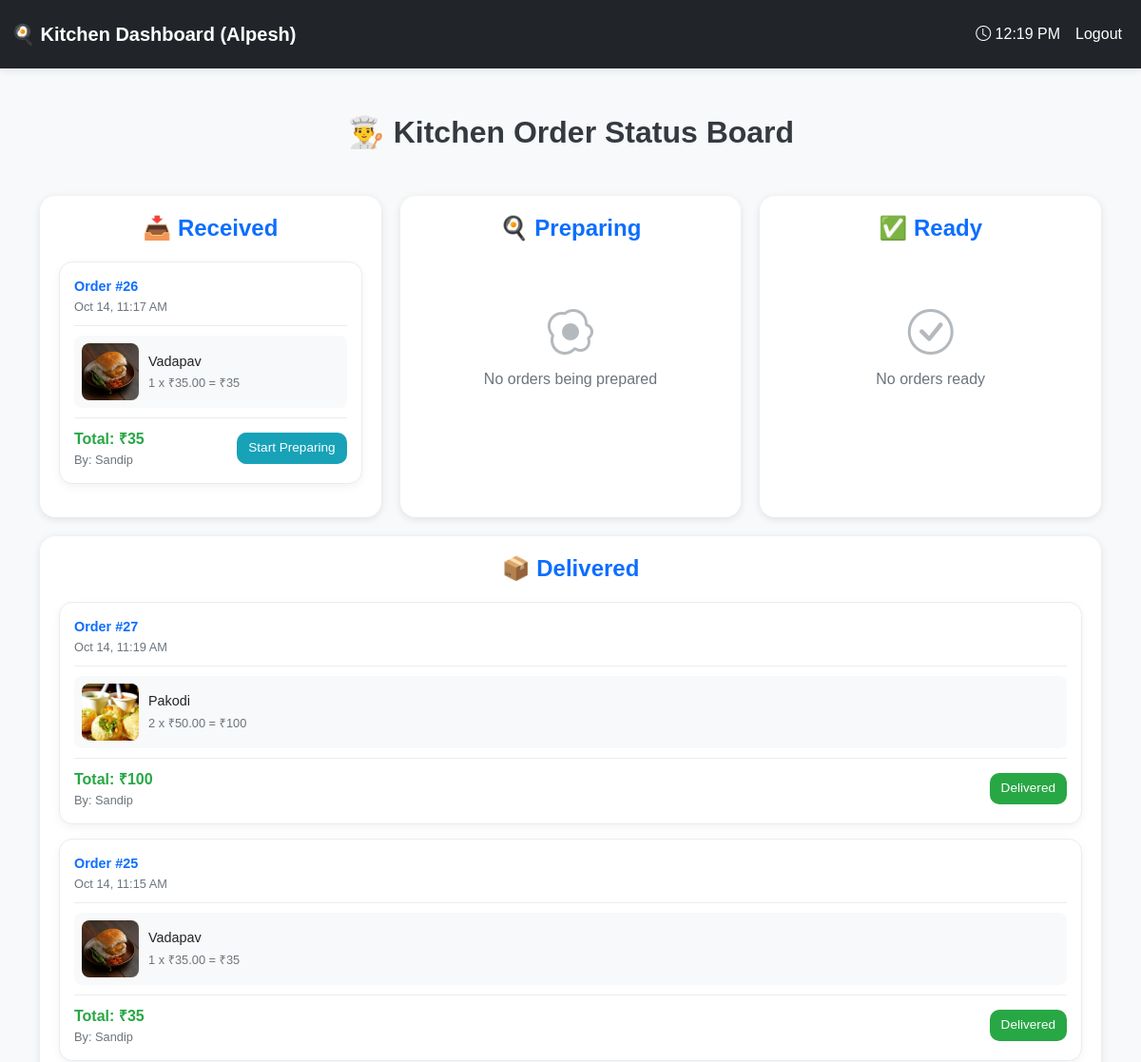
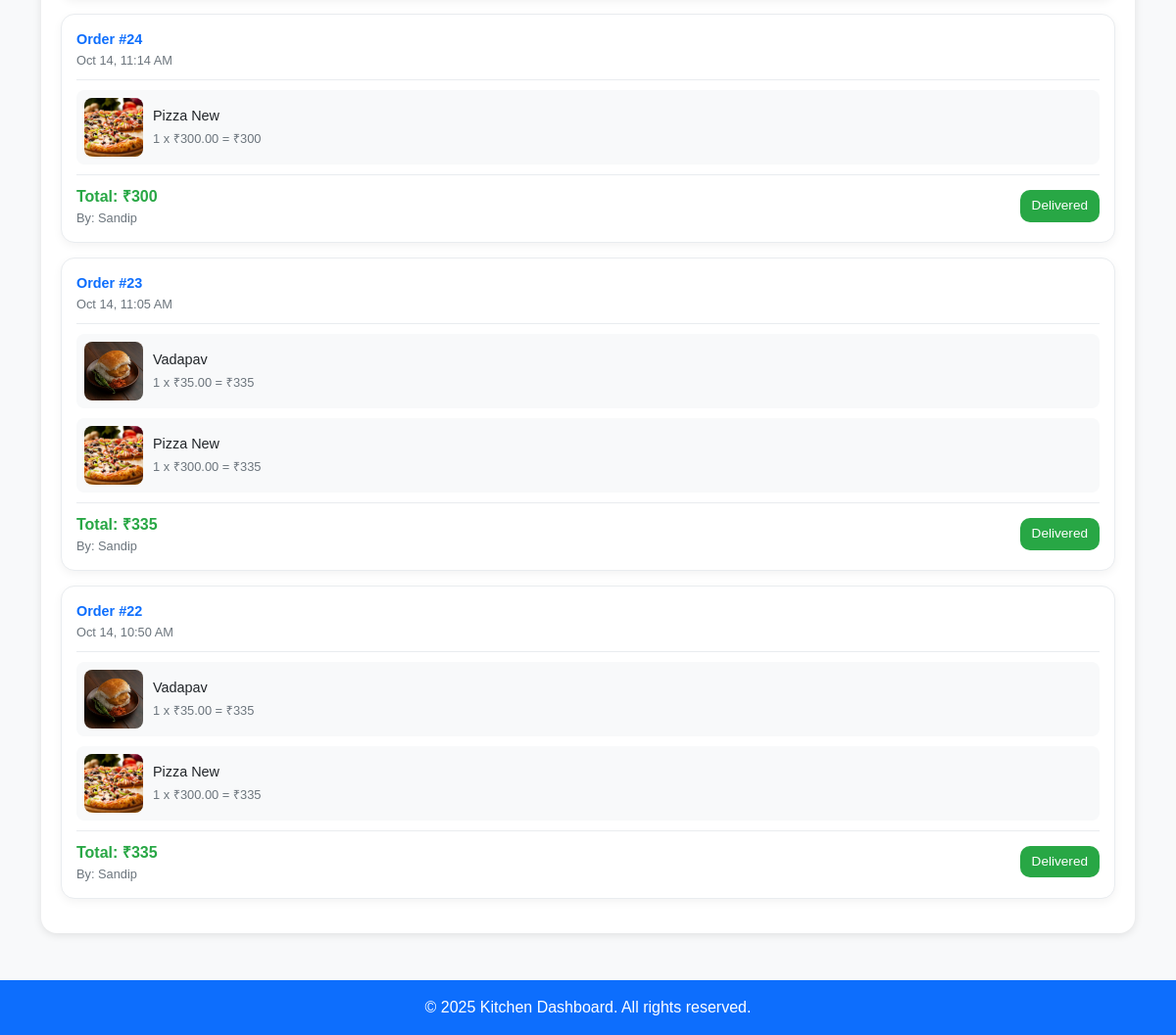
Page /index.php (signed in) on the committed database (2 pictures, top to bottom).
### tables this page shows
CREATE TABLE `order` (
  `id` int(11) NOT NULL,
  `pid` int(11) NOT NULL,
  `uid` int(11) NOT NULL,
  `qty` varchar(20) NOT NULL,
  `amt` varchar(50) NOT NULL,
  `status` varchar(100) NOT NULL DEFAULT 'Received',
  `date` datetime NOT NULL DEFAULT current_timestamp()
);

CREATE TABLE `items` (
  `id` int(11) NOT NULL,
  `name` varchar(100) NOT NULL,
  `category` varchar(50) NOT NULL,
  `price` decimal(10,2) NOT NULL,
  `quantity` int(11) NOT NULL,
  `stockqty` varchar(50) NOT NULL,
  `image` varchar(255) NOT NULL,
  `status` enum('Active','InActive') DEFAULT 'Active',
  `remarks` text NOT NULL,
  `enter_datetime` timestamp NOT NULL DEFAULT current_timestamp()
);

CREATE TABLE `order_items` (
  `id` int(11) NOT NULL,
  `order_id` int(11) NOT NULL,
  `product_id` int(11) NOT NULL,
  `quantity` varchar(10) NOT NULL,
  `price` float(15,2) NOT NULL,
  `total` float(15,2) NOT NULL
);

### employeeDashboard.php (the view, shortened to what this page needs)
<?php
$detailed_sql = "SELECT
                  o.id as order_id,
                  o.uid,
                  o.amt,
                  o.status,
                  o.date,
                  s.firstname AS student_name,
                  i.name as item_name,
                  i.image,
                  oi.quantity,
                  oi.price,
                  oi.total
                FROM `order` o
                JOIN users s ON o.uid = s.id
                JOIN order_items oi ON o.id = oi.order_id
                JOIN items i ON oi.product_id = i.id
                ORDER BY o.date DESC, oi.id ASC";
$detailed_query = mysqli_query($conn, $detailed_sql);
$detailed_orders = [];
while ($row = mysqli_fetch_assoc($detailed_query)) {
    $order_id = $row['order_id'];
    if (!isset($detailed_orders[$order_id])) {
        $detailed_orders[$order_id] = [
            'order_id' => $row['order_id'],
            'uid' => $row['uid'],
            'amt' => $row['amt'],
            'status' => $row['status'],
            'date' => $row['date'],
            'student_name' => $row['student_name'],
            'items' => []
        ];
    }
    $detailed_orders[$order_id]['items'][] = [
        'name' => $row['item_name'],
        'image' => $row['image'],
        'quantity' => $row['quantity'],
        'price' => $row['price'],
        'amt' => $row['amt']
    ];
}
?>
<!DOCTYPE html>
<html lang="en">
<head>
<link href="https://cdn.jsdelivr.net/npm/bootstrap@5.3.3/dist/css/bootstrap.min.css" rel="stylesheet">
<link href="https://cdn.jsdelivr.net/npm/bootstrap-icons/font/bootstrap-icons.css" rel="stylesheet">
</head>
<body class="d-flex flex-column min-vh-100">
<nav class="navbar navbar-expand-lg navbar-dark bg-dark py-3">
  <div class="container-fluid">
    <a class="navbar-brand fw-bold" href="index.php">
      🍳 Kitchen Dashboard (<?php echo $_SESSION['employee']['firstname']; ?>)
    </a>
    <div class="collapse navbar-collapse" id="navbarNav">
      <ul class="navbar-nav ms-auto">
        <li class="nav-item">
          <span class="nav-link text-white">
            <i class="bi bi-clock"></i> <?php echo date('h:i A'); ?>
          </span>
        </li>
        <li class="nav-item"><a class="nav-link text-white" href="logout.php">Logout</a></li>
      </ul>
    </div>
  </div>
</nav>
<div class="container py-5">
  <h2 class="text-center mb-5">👨‍🍳 Kitchen Order Status Board</h2>
  <div class="kanban-board">
    <div class="kanban-column">
      <h4>📥 Received</h4>
      <div id="received-column">
        <?php
        $received_orders = array_filter($detailed_orders, function($order) {
          return strtolower($order['status']) == 'received' || strtolower($order['status']) == 'pending';
        });
        if (empty($received_orders)): ?>
          <div class="empty-state">
            <i class="bi bi-inbox"></i>
            <p>No orders received</p>
          </div>
        <?php else: ?>
          <?php foreach ($received_orders as $order): ?>
            <div class="order-card" data-id="<?php echo $order['order_id']; ?>">
              <div class="order-header">
                <div class="order-id">Order #<?php echo $order['order_id']; ?></div>
                <div class="order-date"><?php echo date('M j, g:i A', strtotime($order['date'])); ?></div>
              </div>
              <?php foreach ($order['items'] as $item): ?>
                <div class="order-item">
                  <img src="<?php echo $item['image']; ?>" alt="<?php echo $item['name']; ?>">
                  <div class="item-details">
                    <div class="item-name"><?php echo $item['name']; ?></div>
                    <div class="item-qty-price"><?php echo $item['quantity']; ?> x ₹<?php echo $item['price']; ?> = ₹<?php echo $item['amt']; ?></div>
                  </div>
                </div>
              <?php endforeach; ?>
              <div class="order-footer">
                <div>
                  <div class="total-amount">Total: ₹<?php echo $order['amt']; ?></div>
                  <div class="student-info">By: <?php echo $order['student_name']; ?> </div>
                </div>
                <button class="btn status-btn preparing" onclick="updateStatus(<?php echo $order['order_id']; ?>, 'preparing')">
                  Start Preparing
                </button>
              </div>
            </div>
          <?php endforeach; ?>
        <?php endif; ?>
      </div>
    </div>
    <div class="kanban-column">
      <h4>🍳 Preparing</h4>
      <div id="preparing-column">
        <?php
        $preparing_orders = array_filter($detailed_orders, function($order) {
          return strtolower($order['status']) == 'preparing';
        });
        if (empty($preparing_orders)): ?>
          <div class="empty-state">
            <i class="bi bi-egg-fried"></i>
            <p>No orders being prepared</p>
          </div>
        <?php endif; ?>
      </div>
    </div>
    <div class="kanban-column">
      <h4>✅ Ready</h4>
      <div id="ready-column">
        <?php
        $ready_orders = array_filter($detailed_orders, function($order) {
          return strtolower($order['status']) == 'ready';
        });
        if (empty($ready_orders)): ?>
          <div class="empty-state">
            <i class="bi bi-check-circle"></i>
            <p>No orders ready</p>
          </div>
        <?php endif; ?>
      </div>
    </div>
    <div class="kanban-column">
      <h4>📦 Delivered</h4>
      <div id="delivered-column">
        <?php
        $delivered_orders = array_filter($detailed_orders, function($order) {
          return strtolower($order['status']) == 'delivered';
        });
        if (empty($delivered_orders)): ?>
          <div class="empty-state">
            <i class="bi bi-truck"></i>
            <p>No delivered orders</p>
          </div>
        <?php else: ?>
          <?php foreach ($delivered_orders as $order): ?>
            <div class="order-card" data-id="<?php echo $order['order_id']; ?>">
              <div class="order-header">
                <div class="order-id">Order #<?php echo $order['order_id']; ?></div>
                <div class="order-date"><?php echo date('M j, g:i A', strtotime($order['date'])); ?></div>
              </div>
              <?php foreach ($order['items'] as $item): ?>
                <div class="order-item">
                  <img src="<?php echo $item['image']; ?>" alt="<?php echo $item['name']; ?>">
                  <div class="item-details">
                    <div class="item-name"><?php echo $item['name']; ?></div>
                    <div class="item-qty-price"><?php echo $item['quantity']; ?> x ₹<?php echo $item['price']; ?> = ₹<?php echo $item['amt']; ?></div>
                  </div>
                </div>
              <?php endforeach; ?>
              <div class="order-footer">
                <div>
                  <div class="total-amount">Total: ₹<?php echo $order['amt']; ?></div>
                  <div class="student-info">By: <?php echo $order['student_name']; ?> </div>
                </div>
                <span class="badge-delivered">Delivered</span>
              </div>
            </div>
          <?php endforeach; ?>
        <?php endif; ?>
      </div>
    </div>
  </div>
</div>
<footer class="text-white text-center py-3 mt-auto bg-primary">
  <p class="mb-0">&copy; 2025 Kitchen Dashboard. All rights reserved.</p>
</footer>
</body>
</html>

### employeeDashboard.php (style rules this page uses)
body { background: #f8f9fa; font-family: 'Poppins', sans-serif; }
.navbar { box-shadow: 0 2px 8px rgba(0,0,0,0.1); }
h2 { font-weight: 600; color: #343a40; }
.kanban-board { display: flex; justify-content: space-between; gap: 20px; flex-wrap: wrap; }
.kanban-column { flex: 1; min-width: 300px; background: #fff; border-radius: 16px; padding: 20px; box-shadow: 0 2px 8px rgba(0,0,0,0.1); }
.kanban-column h4 { text-align: center; margin-bottom: 20px; font-weight: 600; color: #0d6efd; }
.order-card { background: #fff; border: 1px solid #e9ecef; border-radius: 14px; padding: 15px; margin-bottom: 15px; box-shadow: 0 3px 10px rgba(0,0,0,0.05); transition: all 0.2s ease; }
.order-header { border-bottom: 1px solid #e9ecef; padding-bottom: 10px; margin-bottom: 10px; }
.order-id { font-weight: 600; color: #0d6efd; font-size: 0.9rem; }
.order-date { font-size: 0.8rem; color: #6c757d; }
.order-item { display: flex; align-items: center; margin-bottom: 10px; padding: 8px; background: #f8f9fa; border-radius: 8px; }
.order-item img { width: 60px; height: 60px; border-radius: 8px; object-fit: cover; margin-right: 10px; }
.item-details { flex: 1; }
.item-name { font-weight: 500; font-size: 0.9rem; margin-bottom: 2px; }
.item-qty-price { font-size: 0.8rem; color: #6c757d; }
.order-footer { border-top: 1px solid #e9ecef; padding-top: 10px; margin-top: 10px; display: flex; justify-content: space-between; align-items: center; }
.total-amount { font-weight: 600; color: #28a745; }
.student-info { font-size: 0.8rem; color: #6c757d; }
.status-btn { font-size: 0.85rem; border-radius: 10px; padding: 6px 12px; border: none; cursor: pointer; transition: all 0.3s ease; }
.status-btn.preparing { background-color: #17a2b8; color: #fff; }
.badge-delivered { background-color: #28a745; color: white; padding: 6px 12px; border-radius: 10px; font-size: 0.85rem; }
.empty-state { text-align: center; padding: 40px 20px; color: #6c757d; }
.empty-state i { font-size: 3rem; margin-bottom: 15px; opacity: 0.5; }

### rows in the picture
order: items.image (picture), items.name "Pakodi", order_items.quantity "2", order_items.price "50.00", amt "100"
order: items.image (picture), items.name "Pizza New", order_items.quantity "1", order_items.price "300.00", amt "300"

### other values in the picture
$_SESSION['employee']['firstname'] "Alpesh"
$order['order_id'] "26"
date('M j, g:i A', strtotime($order['date'])) "Oct 14, 11:17 AM"
$item['name'] "Vadapav"
$item['quantity'] "1"
$item['price'] "35.00"
$item['amt'] "35"
$order['amt'] "35"
$order['student_name'] "Sandip"
$order['order_id'] "27"
date('M j, g:i A', strtotime($order['date'])) "Oct 14, 11:19 AM"
$order['amt'] "100"
$order['order_id'] "25"
date('M j, g:i A', strtotime($order['date'])) "Oct 14, 11:15 AM"
$order['order_id'] "24"
